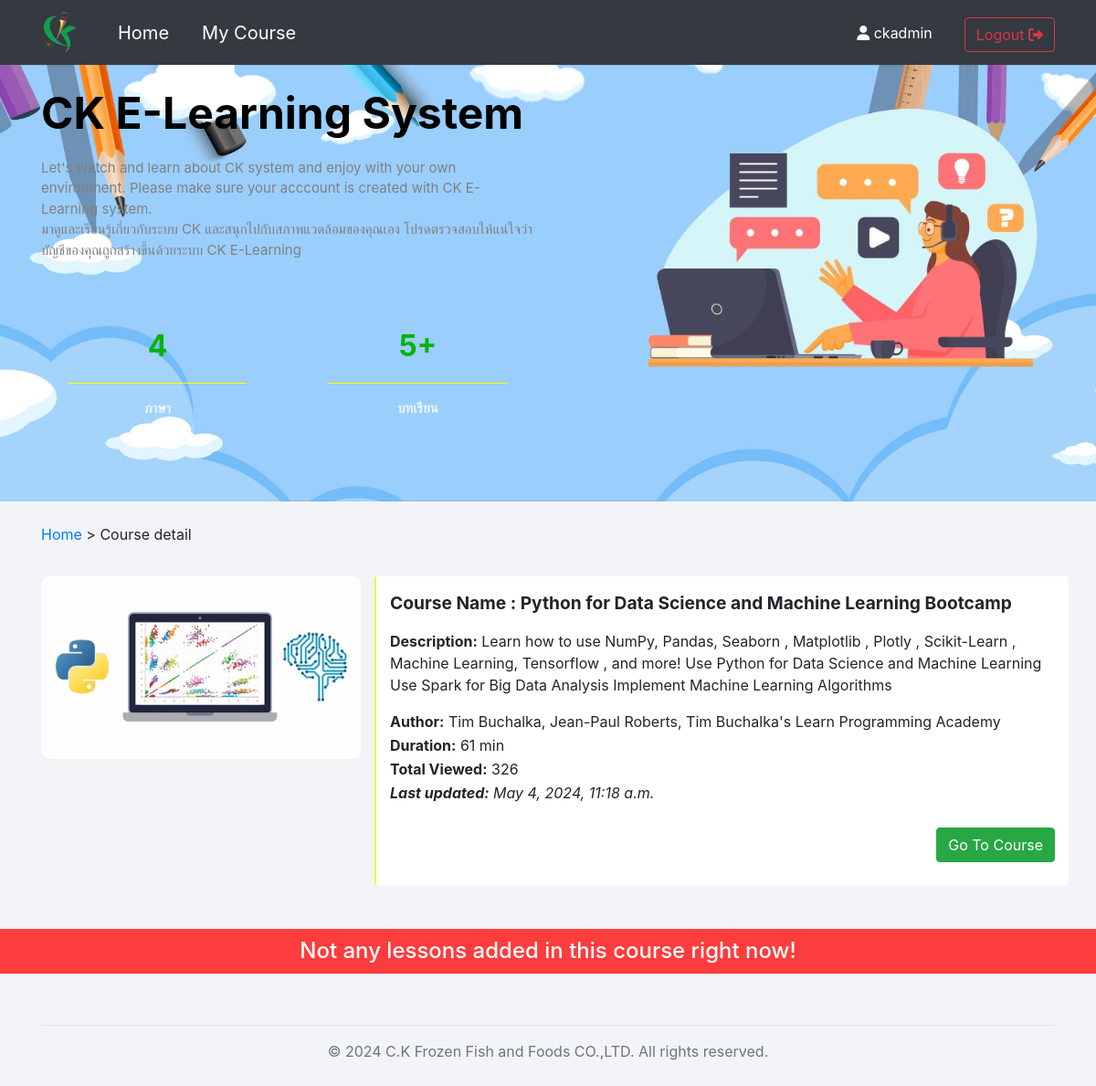
The app's page /course/enroll/python-for-data-science-and-machine-learning-bootcamp (signed in) with its own data.
### user/models.py (models this page shows, shortened)
class Course(models.Model):
    name = models.CharField(max_length=250)
    slug = models.SlugField(default='',editable=False,max_length=255)
    description = models.TextField()
    author = models.CharField(max_length=100)
    duration = models.CharField(max_length=50)
    enrolled_count = models.IntegerField(default=0)
    thumbnail = models.ImageField(upload_to='course_thumbnails/')
    created_at = models.DateTimeField(auto_now_add=True, null=True)
    updated_at = models.DateTimeField(auto_now=True, null=True)

### user/views.py (the view, shortened to what this page needs)
# urls.py: re_path(r'^course/enroll/(?P<slug>[-\w]+)$', EnrollCourse.as_view(), name='enroll_course'),
class EnrollCourse(LoginRequiredMixin, DetailView):
    template_name = 'user/enroll_course.html'
    model = Course
    context_object_name = "course_obj"
    login_url = reverse_lazy('login')
    def get_context_data(self, **kwargs):
        context = {}
        lesson_obj = Lession.objects.filter(course=self.object)
        quiz_obj = QuizQuestion.objects.filter(course=self.object)
        user_enrolled_course_obj = UserCourseLink.objects.filter(user=self.request.user, course=self.object)
        if user_enrolled_course_obj:
            context['enrolled'] = True
        else:
            context['enrolled'] = False
        if quiz_obj:
            context['quiz_obj'] = quiz_obj
        context['lesson_obj'] = lesson_obj
        return super().get_context_data(**context)

### user/templates/user/enroll_course.html (shortened to what this page needs)
{% extends 'base.html' %}
{% block body %}
<br>
<div class="container">
    <span>
        <a  href="{% url 'home' %}">Home</a>
        </span>
    <span>></span>
    <span>Course detail</span>
</div>
<br>
<div class="container" style=" border-radius: 10px;">
    <div class="row">
        <div class="col-md-4" style="margin-top: 10px;">
            <img style="border-radius: 10px;" width="100%" height="200px" src="{{course_obj.thumbnail.url}}">
        </div>
        <div class="col-md-8 " style="background-color: white; border-radius: 3px; border-left: 2px solid rgba(238, 238, 8, 0.719); padding: 15px; margin-top: 10px;">
            <p style="font-weight:bold;font-size: larger;">Course Name : {{course_obj.name}}</p>
            <p><b>Description:</b> {{course_obj.description}}</p>
            <p style="margin-bottom: 2px;">
                <b>Author:</b> {{course_obj.author}}</p>
            <p style="margin-bottom: 2px;">
                <b> Duration:</b>
                {{course_obj.duration}}</p>
            <p style="margin-bottom: 2px;">
                <b>Total Viewed:</b>
                 {{course_obj.enrolled_count}}</p>
            <p style="margin-bottom: 2px;font-style: italic">
                <b>Last updated:</b>
                 {{course_obj.updated_at}}</p>
            <br>
                {% if enrolled %}
                <a style="text-decoration: none; color: white;" href="{% url 'course' slug=course_obj.slug %}" >
                <button class="btn btn-success" style="float: right;">
                    Go To Course
                </button></a>
                    <br><br>
                {% else %}
                    <form method="post">
                    {% csrf_token %}
                        <input type="hidden" name="course_id" value="{{course_obj.id}}">
                        <button style="float: right;width:20%" class="btn btn-outline-success">Enroll</button>
                    </form>
                {% endif %}
        </div>
    </div>
</div>
<br><br>
{% if lesson_obj %}
<div class="container" >
    <table class="table" style="background-color: rgba(255, 255, 255, 0.466); border-radius: 15px;">
        <thead class="thead-light">
            <tr>
                <th>No.</th>
                <th>Lesson Name</th>
                <th>Lesson Duration</th>
            </tr>
        </thead>
        <tbody>
            {% for lesson in lesson_obj %}
            <tr>
                <td>{{forloop.counter}}</td>
                <td>{{lesson.name}}</td>
                <td>{{lesson.duration}}</td>
            </tr>
            {% endfor %}
            {% if quiz_obj %}
            <tr>
                <td>N/A</td>
                <td>
                    <b>  Quiz (Total {{quiz_obj|length}} Questions)</b>
                  </td>
                <td>N/A</td>
            </tr>
            {% endif %}
        </tbody>
    </table>
</div>
{% else %}
<h4 style="text-align:center;color:white; background-color: rgba(255, 0, 0, 0.753); padding: 10px;">Not any lessons added in this course right now!</h4>
{% endif %}
<div class="container" >
    <footer class="py-3 my-4">
      <ul class="nav justify-content-center border-bottom pb-3 mb-3">
      </ul>
      <center>
      <p class="text-muted">© <span id="current-year"></span> C.K Frozen Fish and Foods CO.,LTD. All rights reserved.</p>
      </center>
    </footer>
  </div>
{% endblock body %}

### user/templates/base.html (shortened to what this page needs)
{% load static %}
<!DOCTYPE html>
<html>
<head>
    <link rel="stylesheet" href="https://maxcdn.bootstrapcdn.com/bootstrap/4.0.0/css/bootstrap.min.css">
    <link rel="stylesheet" href="https://cdnjs.cloudflare.com/ajax/libs/font-awesome/5.15.3/css/all.min.css"/>
    <link rel="stylesheet" href="https://cdnjs.cloudflare.com/ajax/libs/font-awesome/6.4.0/css/all.min.css" />
    <link rel="stylesheet" type="text/css" href="{% static 'css/main.css' %}">
    <link rel="stylesheet" type="text/css" href="https://cdnjs.cloudflare.com/ajax/libs/font-awesome/5.15.3/css/all.min.css">
</head>
<body style="background-color: rgba(243, 244, 247, 0.952);" onload="updateCurrentYear()">
<nav class="navbar navbar-expand-md navbar-dark bg-dark sticky-nav">
    <div class="container">
  <a class="navbar-brand" href="{% url 'home' %}">
    <img src="{% static 'images/main_logo.png' %}" width="40px" height="45px">
  </a>
  <div class="collapse navbar-collapse" id="navbarSupportedContent">
     <ul class="navbar-nav mr-auto">
      {% if request.user.is_authenticated %}
      <li class="nav-item " style="margin-left: 20px;">
           <a class="nav-link active_ho" style="text-decoration: none; color: white; font-size: 20px;" href="{% url 'home' %}#home-section">Home</a>
      </li>
      <li class="nav-item " style="margin-left: 20px;">
        <a  class="nav-link active_cu" style="text-decoration: none; color: white; font-size: 20px;"  href="{% url 'my_course' %}">
          My Course</a>
      </li>
      {% endif %}
    </ul>
  {% if request.user.is_authenticated %}
    <div class="text-end" style="margin-top: 5px;">
      <i class="fa fa-user" style="color: white;"></i>
      <span  style="color: white;">{{ user.username|truncatechars:35}}</span>
      <div class="btn " id="google_translate_element"></div>
        <a role="button" href="{% url 'logout' %}" class="btn btn-outline-danger">Logout
          <i class="fa fa-right-from-bracket"></i>
        </a>
    </div>
  {% else %}
    <div class="text-end" style="display: flex;">
        <div class="btn " id="google_translate_element"></div>
        <a role="button" href="{% url 'login' %}" class="btn btn-outline-light me-5">Login</a> &nbsp;&nbsp;
        <a role="button" href="{% url 'sign_up' %}" class="btn btn-primary">Sign-up</a>
    </div>
  {% endif %}
  </div>
  </div>
</nav>
<section id="hero" class="hero d-flex align-items-center content" >
  <div class="container">
    <div class="row gy-4 d-flex justify-content-between">
      <div class="col-lg-6 order-2 order-lg-1 d-flex flex-column justify-content-center"><br>
        <h2 data-aos="fade-up" style="color: black;">CK E-Learning System</h2>
        <p data-aos="fade-up" data-aos-delay="100" style="color: gray;">
        Let's watch and learn about CK system and enjoy with your own environment. Please make sure your acccount is created with CK E-Learning system.
        <br>
        มาดูและเรียนรู้เกี่ยวกับระบบ CK และสนุกไปกับสภาพแวดล้อมของคุณเอง โปรดตรวจสอบให้แน่ใจว่าบัญชีของคุณถูกสร้างขึ้นด้วยระบบ CK E-Learning
        </p>
        <div class="row gy-4" data-aos="fade-up" >
          <div class="col-lg-6 col-6">
            <div class="stats-item text-center w-100 h-100">
              <span  class="tags">
                4
              </span>
              <div style="margin-top: -15px;">
                <hr style="border-color: yellow;">
                <p>ภาษา</p>
              </div>
            </div>
          </div>
          <div class="col-lg-6 col-6">
            <div class="stats-item text-center w-100 h-100">
              <span  class="tags">
                5+
              </span>
              <div style="margin-top: -15px;">
                <hr style="border-color: yellow;">
                <p>บทเรียน</p>
              </div>
            </div>
          </div>
        </div>
      </div>
      <div class="col-lg-5 order-1 order-lg-2 hero-img" data-aos="zoom-out">
        <img src="{% static 'images/aaf.png' %}" class="img-fluid mb-3 mb-lg-0" alt="">
      </div>
    </div>
  </div>
</section>
{% block body %}{% endblock body %}
</body>
</html>

### static/css/main.css (style rules this page uses)
.hero h2 { margin-bottom: 20px; padding: 0; font-size: 48px; font-weight: 700; color: #fff; }
.hero p { font-size: 15px; font-weight: 400; margin-bottom: 40px; }
.hero .stats-item { padding: 30px; width: 100%; }
.hero .stats-item span { font-size: 32px; display: block; font-weight: 700; margin-bottom: 15px; padding-bottom: 15px; position: relative; }
.hero .stats-item span:after { content: ""; position: absolute; display: block; width: 20px; height: 3px; background: var(--color-primary); left: 0; right: 0; bottom: 0; margin: auto; }
.hero .stats-item p { padding: 0; margin: 0; font-family: var(--font-primary); font-size: 15px; font-weight: 600; }

### user/templates/base.html (style rules this page uses)
.hero .stats-item { padding: 30px; width: 100%; }
.hero .stats-item span { font-size: 32px; display: block; font-weight: 700; margin-bottom: 15px; padding-bottom: 15px; position: relative; }
.hero .stats-item span:after { content: ""; position: absolute; display: block; width: 20px; height: 3px; background: var(--color-primary); left: 0; right: 0; bottom: 0; margin: auto; }
.hero .stats-item p { padding: 0; margin: 0; font-family: var(--font-primary); font-size: 15px; font-weight: 600; }

### records on screen
Course: thumbnail (picture), name "Python for Data Science and Machine Learning Bootcamp", description "Learn how to use NumPy, Pandas, Seaborn , Matplotlib , Plotly , Scikit-Learn , Machine Learning, Tensorflow , and more! Use Python for Data Science and Machine Learning Use Spark for Big Data Analysis Implement Machine Learning Algorithms", author "Tim Buchalka, Jean-Paul Roberts, Tim Buchalka's Learn Programming Academy", duration "61 min", enrolled_count "326", updated_at "May 4, 2024, 11:18 a.m."

### other values on screen
{{ user.username|truncatechars:35 }} "ckadmin"
